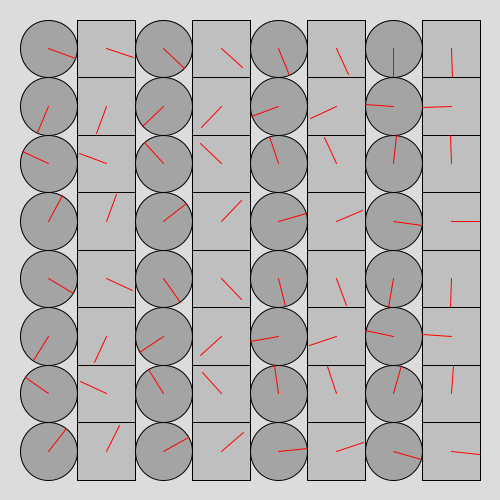
Frame 1 (no input)
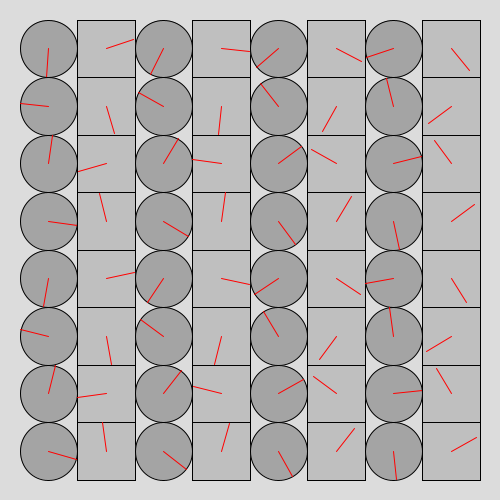
Frame 60 (the mouse pressed at the canvas centre just before this capture)
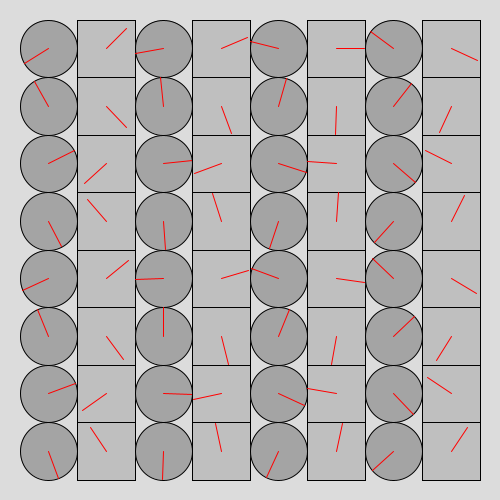
Frame 120 (the mouse held since frame 60 and released just before this capture)

The Processing sketch that drew these frames (run headless with seeded random() and noise(); from frame 60 on, the mouse is pressed at the canvas centre):

// Processing sketch: processing_151463
// ── processing_151463.pde

/*
 * Creative Coding
 * Week 2, 04 - The Clocks
 * by Indae Hwang and Jon McCormack
 * Copyright (c) 2014 Monash University
 *
 * This program draws a grid of circular "clocks", whose hands move according to the elasped time.
 * The higher the clock number the faster it moves, the first clock takes 1 min to go all the way around.
 * The function "movingCircle" is used to draw each clock. It is passed the position, size and hand angle
 * as arguments.
 * 
 */

void setup() {
  size(500, 500);
  background(220);
  rectMode(CENTER);
  noStroke();
}


void draw() {
  background(220);
  noStroke();

  int num = 8;
  int margin = 20;

  float gutter = 0; //distance between each cell
  float cellsize = ( width - (2 * margin) - gutter * (num - 1) ) / num;
  int circleNumber = 0; // counter
  float circleShift = 0; // displacement

  for (int j=0; j<num; j++) {
    for (int i=0; i<num; i++) {
      ++circleNumber;
      circleShift = float(circleNumber)/5;
      println(circleNumber,circleShift);

      float tx = margin + cellsize/2 + cellsize * i + gutter * i;
      float ty = margin + cellsize/2 + cellsize * j + gutter * j;

      if(circleNumber%2==1) {
        movingCircle(tx, ty, cellsize, circleShift + 10 * TWO_PI * millis() / 70000.0);
      }
      else {
        movingSquare(tx, ty, cellsize, circleShift - 10 * TWO_PI * millis() / 140000.0);
      }
    }
  }
}//end of draw 


void movingCircle(float x, float y, float size, float angle) {

  // calculate endpoint of the line
  float tempX = x + (size / 2) * cos(angle);
  float tempY = y + (size / 2) * sin(angle);

  stroke(0);
  strokeWeight(1);
  fill(140, 180);
  ellipse(x, y, size, size); // circle

  stroke(255, 0, 0);
  line(x, y, tempX, tempY); // red line
}

void movingSquare(float x, float y, float size, float angle) {

  // calculate endpoint of the line
  float tempX = x + (size / 2) * cos(angle);
  float tempY = y + (size / 2) * sin(angle);

  stroke(0);
  strokeWeight(1);
  fill(140, 90);
  rect(x, y, size, size); // circle

  stroke(255, 0, 0);
  line(x, y, tempX, tempY); // red line
}
